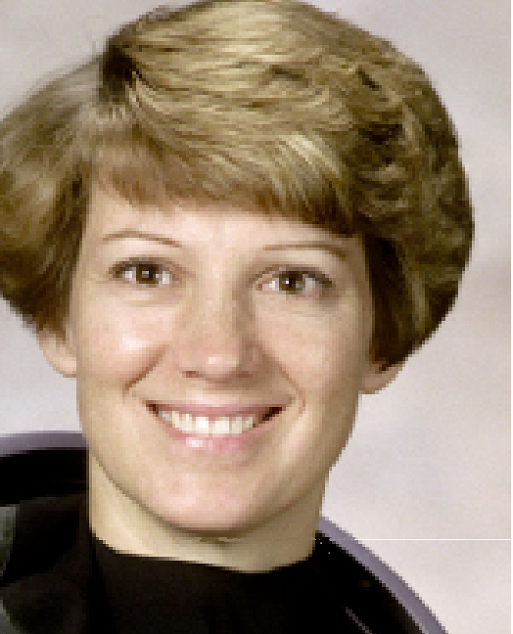
#> input picture tests/part1/face1.png, 513 x 634 px
$ jupyter execute template_matching.ipynb
#> lines starting #> are read from the running program, lines starting #| are printed output that depends on the picture
[cell 1]
import numpy as np
import matplotlib.pyplot as plt
from skimage.metrics import structural_similarity as ssim
import cv2

[cell 2]
image = cv2.imread('face1.png')
#> image is the input picture: shape (634, 513, 3); mean B, G, R 112.3, 132.2, 150.8

# Conversion of image to gray scale.
image = cv2.cvtColor(image, cv2.COLOR_BGR2GRAY)
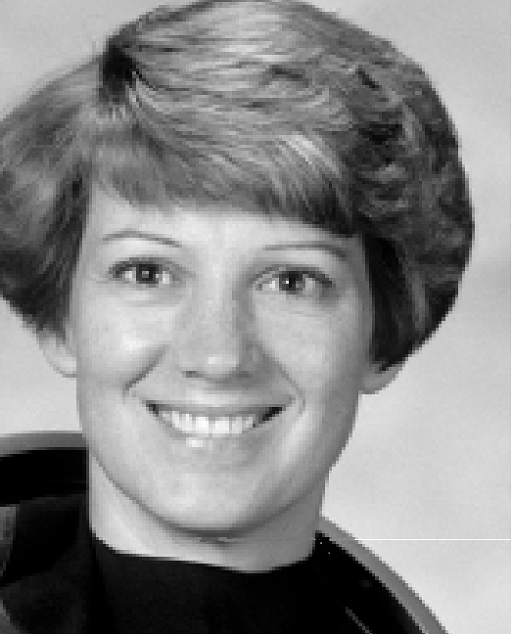
#> image: shape (634, 513); min 0, max 255, mean 135.5

image_width, image_height = image.shape
#> image_width = 634; image_height = 513

print('original image')
plt.imshow(image, cmap='gray')
plt.show()

print('sub image (the template)')
subimage = image[200:300,250:350]
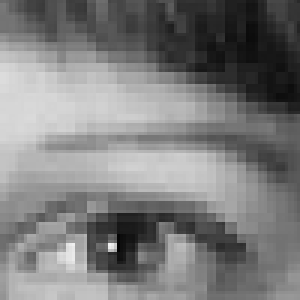
#> subimage: shape (100, 100) (shown 3 times larger); min 2, max 241, mean 124.6
plt.imshow(subimage, cmap='gray')
plt.show()

winW = 0
found = False

fullW = image_width
#> fullW = 634
subW = subimage.shape[0]
#> subW = 100

fullH = image_height
#> fullH = 513
subH = subimage.shape[1]
#> subH = 100

while winW < fullW - subW and not found:
    winH = 0
    while winH < fullH - subH:
        window = image[winW:winW+100,winH:winH+100]
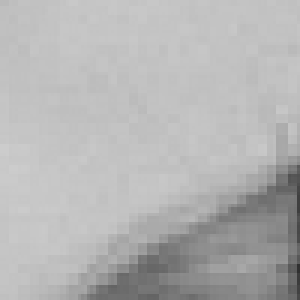
#> window: shape (100, 100) (shown 3 times larger); min 48, max 204, mean 180.4
        if ssim(subimage, window) > 0.80: # SSIM : Structural simularity.
            # Might as well use direct checking over here (if the template is directly from the image, with no illumination changes).
            found = True
            print('Template found in the original image!')
            print("The start pixel (top left) of the source image which matche the template :: x = ", winW, " and y = ", winH)
            plt.imshow(image[winW:winW+100, winH:winH+100], cmap='gray')
            plt.show()

            print("The original template for reference :: ")
            plt.imshow(subimage, cmap='gray')
            plt.show()
            break
        winH += 2
    winW += 2

if found == False:
    print('found : ', found)

$ run again, with tests/part1/face_image.png copied over tests/part1/face1.png
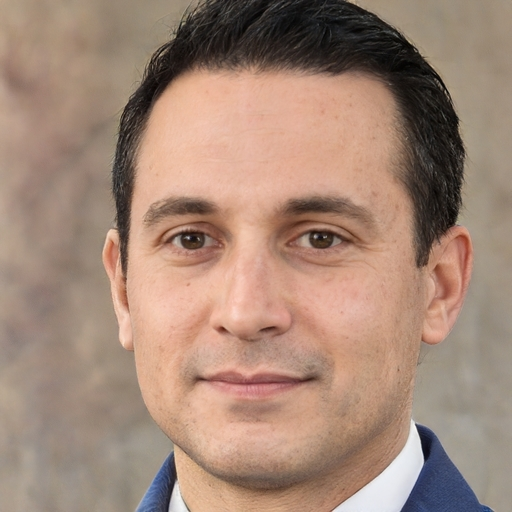
#> input picture tests/part1/face_image.png, 512 x 512 px
#> image is the input picture: shape (512, 512, 3); mean B, G, R 119.1, 135.5, 163.7
#> image: shape (512, 512)
#> `subimage = image[200:300,250:350]`:
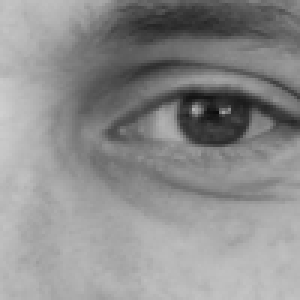
#> subimage: shape (100, 100) (shown 3 times larger); min 12, max 207, mean 141.2
#> `window = image[winW:winW+100,winH:winH+100]`:
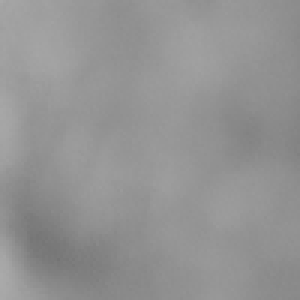
#> window: shape (100, 100) (shown 3 times larger); min 116, max 170, mean 147
